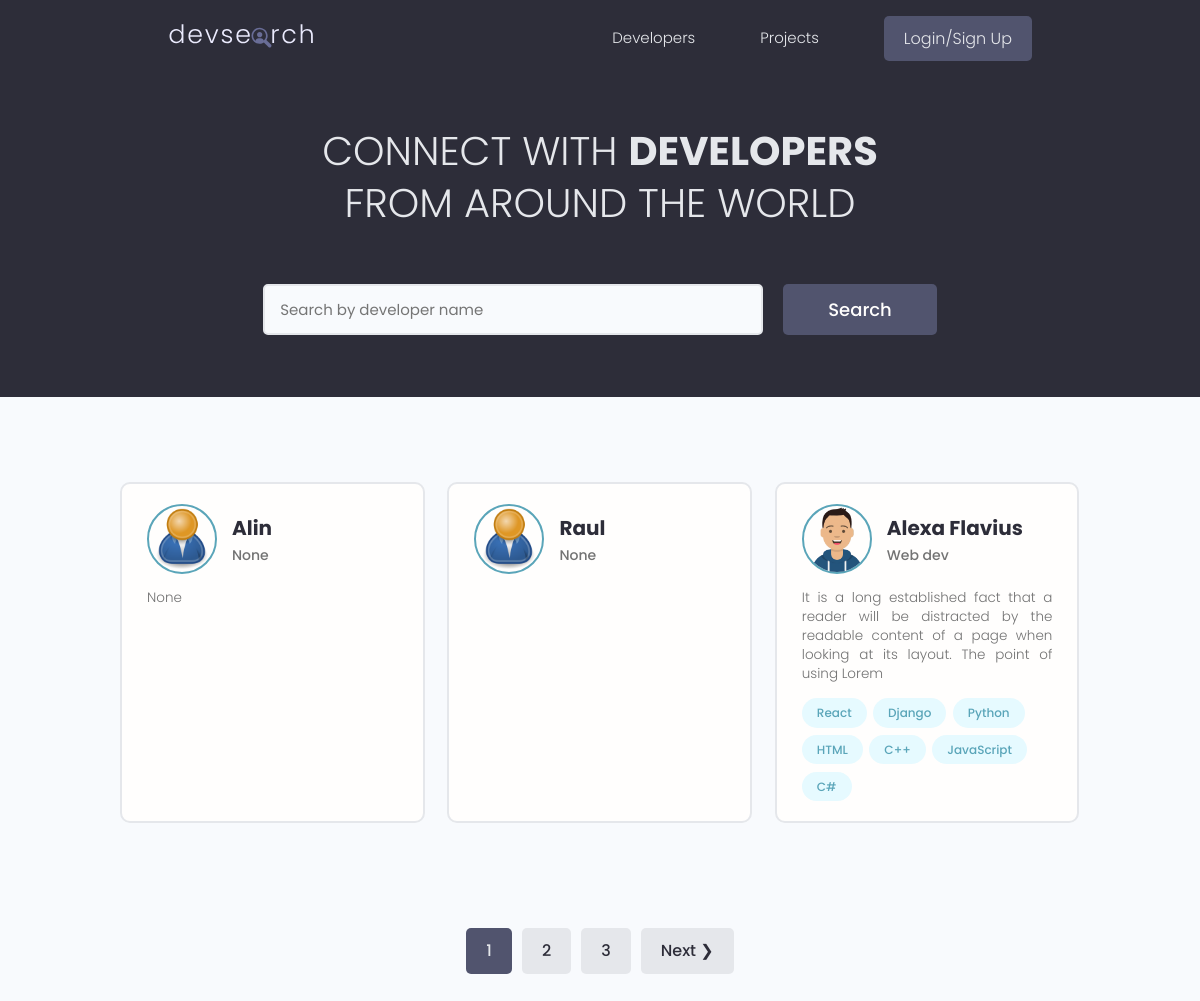
The page / on the database its author committed.
### users/models.py (models this page shows, shortened)
class Profile(models.Model):
    user = models.OneToOneField(User, on_delete=models.CASCADE, null=True, blank=True)
    name = models.CharField(max_length=200, blank=True, null=True)
    email = models.EmailField(max_length=500, blank=True,null=True)
    username = models.CharField(max_length=200, blank=True, null=True)
    location = models.CharField(max_length=200, blank=True, null=True)
    short_intro = models.CharField(max_length=200, blank=True, null=True)
    bio = models.TextField(null=True, blank=True)
    profile_image = models.ImageField(null=True, blank=True, upload_to='profiles/', default='profiles/user-default.png')
    social_github = models.CharField(max_length=200, blank=True, null=True)
    social_Twitter = models.CharField(max_length=200, blank=True, null=True)
    social_linkedin = models.CharField(max_length=200, blank=True, null=True)
    social_youtube = models.CharField(max_length=200, blank=True, null=True)
    social_website = models.CharField(max_length=200, blank=True, null=True)
    created = models.DateTimeField(auto_now_add=True)
    id = models.UUIDField(default=uuid.uuid4, unique=True,
                           primary_key=True, editable=False)

class Skill(models.Model):
    owner = models.ForeignKey(
        Profile, on_delete=models.CASCADE, null=True, blank=True)
    name = models.CharField(max_length=200, blank=True, null=True)
    description = models.TextField(null=True, blank=True)
    created = models.DateTimeField(auto_now_add=True)
    id = models.UUIDField(default=uuid.uuid4, unique=True,
                           primary_key=True, editable=False)
    def __str__(self):
        return str(self.name)

### users/views.py (the view)
# urls.py: path('', views.profiles, name='profiles'),
def profiles(request):
    profiles, search_query = searchProfiles(request)
    custom_range, profiles = paginateProfiles(request, profiles, 3)
    context = {'profiles' : profiles, 'search_query': search_query, 'custom_range': custom_range}
    return render(request, "users/profiles.html", context)

### users/utils.py (called while the page is built)
def paginateProfiles(request, profiles, results):
    page = request.GET.get('page')
    paginator = Paginator(profiles, results)
    try:
        profiles = paginator.page(page)
    except PageNotAnInteger:
        page = 1
        profiles = paginator.page(page)
    except EmptyPage:
        page = paginator.num_pages
        profiles = paginator.page(page)
    leftIndex = (int(page) - 1)
    if leftIndex < 1:
        leftIndex = 1
    rightIndex = (int(page) + 3)
    if rightIndex > paginator.num_pages:
        rightIndex = paginator.num_pages + 1
    custom_range = range(leftIndex, rightIndex)
    return custom_range, profiles

def searchProfiles(request):
    search_query = ''
    if request.GET.get('search_query'):
        search_query = request.GET.get('search_query')
    skills = Skill.objects.filter(name__icontains=search_query)
    profiles = Profile.objects.distinct().filter(
        Q(name__icontains = search_query) |
        Q(short_intro__icontains=search_query) |
        Q(skill__in=skills))
    return profiles, search_query

### users/templates/users/profiles.html (shortened to what this page needs)
{% extends 'main.html' %}
{% block content %}
 <main class="home">
    <section class="hero-section text-center">
      <div class="container container--narrow">
        <div class="hero-section__box">
          <h2>CONNECT WITH <span>DEVELOPERS</span></h2>
          <h2>FROM AROUND THE WORLD</h2>
        </div>
        <div class="hero-section__search">
          <form id='searchForm' class="form" action="{% url 'profiles' %}" method="get">
            <div class="form__field">
              <input class="input input--text" id="formInput#search" type="text" name="search_query" value="{{search_query}}" placeholder="Search by developer name"  />
            </div>
            <input class="btn btn--sub btn--lg" type="submit" value="Search" />
          </form>
        </div>
      </div>
    </section>
    <section class="devlist">
      <div class="container">
        <div class="grid grid--three">
            {% for profile in profiles %}
          <div class="column card">
            <div class="dev">
              <a href="{% url 'user-profile' profile.id %}" class="card__body">
                <div class="dev__profile">
                  <img class="avatar avatar--md" src="{{ profile.profile_image.url }}" alt="image" />
                  <div class="dev__meta">
                    <h3>{{profile.name}}</h3>
                    <h5>{{profile.short_intro|slice:"60"}}</h5>
                  </div>
                </div>
                <p class="dev__info">
                    {{profile.bio|slice:"150"}}
                </p>
                <div class="dev__skills">
                    {% for skill in profile.skill_set.all|slice:"7" %}
                  <span class="tag tag--pill tag--main">
                    <small>{{skill}}</small>
                  </span>
                  {% endfor %}
                </div>
              </a>
            </div>
          </div>
          {% endfor %}
        </div>
      </div>
    </section>
    {% include 'pagination.html' with queryset=profiles custom_range=custom_range %}
  </main>
{% endblock content %}

### static/styles/app.css (style rules this page uses)
:root { --color-sub: #2d2d39; }
.btn--sub { background-color: var(--color-sub-light); }
.card { border: 2px solid var(--color-light); }
img { width: 100%; }
.hero-section { height: 40vh; display: flex; align-items: center; background-color: var(--color-sub); }
.hero-section__box { margin-bottom: 4rem; }
.hero-section__box > h2, .hero-section__box > h2 > span { font-size: 4rem; color: var(--color-light); line-height: 1.3; text-transform: uppercase; }
.hero-section__box > h2 { font-weight: 300; }
.hero-section__box > h2 > span { font-weight: 700; }
.hero-section__search > .form { display: flex; align-items: center; justify-content: center; gap: 2rem; }
.hero-section__search > .form input.input--text { width: 50rem; }
.devlist { margin-top: 8rem; }
.devlist .grid { align-items: stretch; }
.devlist .dev .dev__profile { display: flex; align-items: center; gap: 1.5rem; }
.devlist .dev .dev__meta h3 { color: var(--color-sub); font-size: 2rem; font-weight: 700; }
.devlist .dev .dev__meta h5 { color: var(--color-text); font-size: 1.4rem; font-weight: 500; }
.devlist .dev .dev__info { margin: 1.5rem 0; font-size: 1.35rem; line-height: 1.4; text-align: justify; }

### static/uikit/styles/modules/_variables.css (style rules this page uses)
:root { --color-main: #5aa5b9; --color-main-light: #e6faff; --color-sub: #3f4156; --color-sub-light: #51546e; --color-sub-lighter: #ededfd; --color-text: #737373; --color-gray: #8b8b8b; --color-light: #e5e7eb; --color-light-gray: #767676; --color-bg: #f8fafd; --color-white: #fffefd; --color-white-light: #f3f3f3; --color-success: #359e64; --color-success-bg: #def8e8; --color-error: #fc4b0b; --color-error-bg: #fff2ee; --font-base: 'Poppins', arial, helvetica, 'Segoe UI', roboto, ubuntu, sans-serif; --font-monospace: 'Fira Code', 'Courier New', courier, monospace; --font-regular: 300; --font-medium: 500; --font-bold: 700; --generic-shadow: 1px 1px 5px #00000010; --generic-transition: all 0.3s ease-in-out; }

### static/uikit/styles/modules/_base.css (style rules this page uses)
* { margin: 0; padding: 0; box-sizing: border-box; text-rendering: optimizeLegibility; color: inherit; font-size: inherit; }
html { font-size: 50%; }
@media only screen and (min-width: 480px) { html { font-size: 56.25%; } }
@media only screen and (min-width: 1200px) { html { font-size: 62.5%; } }
body { line-height: 1.6; font-weight: 400; font-size: 1.5rem; color: var(--color-text); background-color: var(--color-bg); min-height: 100vh; }

### static/uikit/styles/modules/_typography.css (style rules this page uses)
* { font-family: var(--font-base); }
h2 { font-size: 3.6rem; font-weight: var(--font-bold); }
h3 { font-size: 3.2rem; font-weight: var(--font-medium); }
h5 { font-size: 2.4rem; font-weight: var(--font-medium); }
h5, h6 { font-weight: var(--font-regular); }
p, span, strong { font-size: 1.6rem; color: var(--color-text); font-weight: var(--font-regular); }
a { padding-bottom: 2px; text-decoration: none; display: inline-block; color: var(--color-main); font-weight: var(--font-medium); }

### static/uikit/styles/modules/_utilities.css (style rules this page uses)
.container { width: 92%; max-width: 165rem; margin: 0 auto; box-sizing: border-box; }
.container--narrow { width: 92%; max-width: 120rem; }
@media screen and (min-width: 1000px) { .container { width: 90%; } }
@media screen and (min-width: 1000px) { .container--narrow { width: 85%; } }
@media screen and (min-width: 1200px) { .container { width: 80%; } }
@media screen and (min-width: 1200px) { .container--narrow { width: 72%; } }
.text-center { text-align: center; }

### static/uikit/styles/modules/_avatar.css (style rules this page uses)
.avatar { border-radius: 50%; border: 2px solid var(--color-main); object-fit: cover; }
.avatar--md { height: 7rem; width: 7rem; }

### static/uikit/styles/modules/_button.css (style rules this page uses)
.btn { display: inline-block; position: relative; cursor: pointer; background-color: var(--color-light); font-weight: var(--font-medium); color: var(--color-sub); text-decoration: none; padding: 1rem 2rem; border-radius: 0.5rem; border: none; width: -webkit-fit-content; width: -moz-fit-content; width: fit-content; height: -webkit-fit-content; height: -moz-fit-content; height: fit-content; font-size: 1.6rem; outline-width: 0; outline-color: transparent; -webkit-backface-visibility: hidden; backface-visibility: hidden; transition: all 0.3s ease-in-out; }
.btn--sub { background-color: var(--color-sub); color: var(--color-white); }
.btn--lg { font-size: 1.8rem; padding: 1.2rem 4.5rem; }

### static/uikit/styles/modules/_card.css (style rules this page uses)
.card { border-radius: 1rem; background-color: var(--color-white); border: 1.5px solid var(--color-light); width: auto; height: auto; margin-top: 0.5rem; margin-bottom: 0.5rem; overflow: hidden; }
.card__body, .card__header { padding: 2rem 2.5rem; }

### rows shown on the page
Profile: profile_image (placeholder picture), name "Alin", short_intro "None", bio "None"
Profile: profile_image (placeholder picture), name "Raul", short_intro "None"
Profile: profile_image (picture), name "Alexa Flavius", short_intro "Web dev", bio "It is a long established fact that a reader will be distracted by the readable content of a page when looking at its layout. The point of using Lorem"
Skill: name "React"
Skill: name "Django"
Skill: name "Python"
Skill: name "HTML"
Skill: name "C++"
Skill: name "JavaScript"
Skill: name "C#"

### other values the page prints
{{ page }} "1"
{{ page }} "2" "3"
